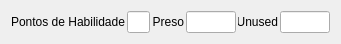
  <widget class="QWidget" name="horizontalLayoutWidget_2">
   <property name="geometry">
    <rect>
     <x>10</x>
     <y>200</y>
     <width>341</width>
     <height>31</height>
    </rect>
   </property>
   <layout class="QHBoxLayout" name="horizontalLayout_2">
    <property name="spacing">
     <number>2</number>
    </property>
    <item>
     <widget class="QLabel" name="label_4">
      <property name="text">
       <string>Pontos de Habilidade</string>
      </property>
     </widget>
    </item>
    <item>
     <widget class="QLineEdit" name="txtSkillPoint"/>
    </item>
    <item>
     <widget class="QLabel" name="label_21">
      <property name="sizePolicy">
       <sizepolicy hsizetype="Preferred" vsizetype="Preferred">
        <horstretch>0</horstretch>
        <verstretch>0</verstretch>
       </sizepolicy>
      </property>
      <property name="text">
       <string>Preso</string>
      </property>
      <property name="alignment">
       <set>Qt::AlignRight|Qt::AlignTrailing|Qt::AlignVCenter</set>
      </property>
     </widget>
    </item>
    <item>
     <widget class="QLineEdit" name="txtBind">
      <property name="minimumSize">
       <size>
        <width>50</width>
        <height>0</height>
       </size>
      </property>
      <property name="maximumSize">
       <size>
        <width>50</width>
        <height>16777215</height>
       </size>
      </property>
     </widget>
    </item>
    <item>
     <widget class="QLabel" name="label_22">
      <property name="maximumSize">
       <size>
        <width>40</width>
        <height>16777215</height>
       </size>
      </property>
      <property name="text">
       <string>Unused</string>
      </property>
      <property name="alignment">
       <set>Qt::AlignRight|Qt::AlignTrailing|Qt::AlignVCenter</set>
      </property>
     </widget>
    </item>
    <item>
     <widget class="QLineEdit" name="txtUnused">
      <property name="minimumSize">
       <size>
        <width>50</width>
        <height>0</height>
       </size>
      </property>
      <property name="maximumSize">
       <size>
        <width>50</width>
        <height>16777215</height>
       </size>
      </property>
     </widget>
    </item>
   </layout>
  </widget>
